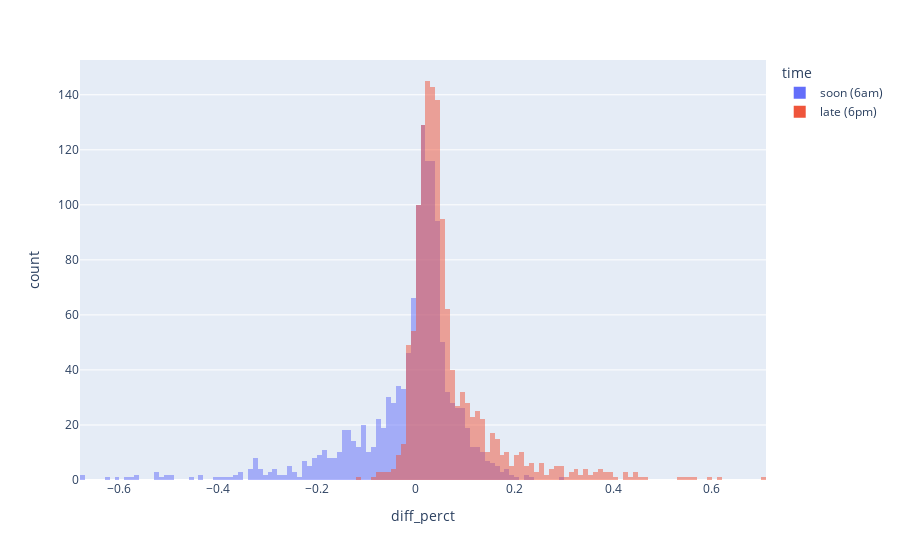

The cell this chart's notebook holds for it:
### Markdown cell above
`6(a|p)m = 12pm * diff_perct`

### Code cell
px.histogram(df_comp_traffic, x='diff_perct', color='time', barmode='overlay', opacity=.5)

### Figure 1 — Plotly figure (JSON) as saved in the notebook; plotly's stock layout.template omitted (floating-point values rounded to 4 significant figures; data arrays with more than 128 entries replaced by an {"elided": "..."} marker saying what was removed)
{"data": [{"alignmentgroup": "True", "bingroup": "x", "hovertemplate": "time=soon (6am)<br>diff_perct=%{x}<br>count=%{y}<extra></extra>", "legendgroup": "soon (6am)", "marker": {"color": "#636efa", "opacity": 0.5, "pattern": {"shape": ""}}, "name": "soon (6am)", "offsetgroup": "soon (6am)", "orientation": "v", "showlegend": true, "type": "histogram", "x": {"elided": "1316 float values"}, "xaxis": "x", "yaxis": "y"}, {"alignmentgroup": "True", "bingroup": "x", "hovertemplate": "time=late (6pm)<br>diff_perct=%{x}<br>count=%{y}<extra></extra>", "legendgroup": "late (6pm)", "marker": {"color": "#EF553B", "opacity": 0.5, "pattern": {"shape": ""}}, "name": "late (6pm)", "offsetgroup": "late (6pm)", "orientation": "v", "showlegend": true, "type": "histogram", "x": {"elided": "1316 float values"}, "xaxis": "x", "yaxis": "y"}], "layout": {"barmode": "overlay", "legend": {"title": {"text": "time"}, "tracegroupgap": 0}, "margin": {"t": 60}, "xaxis": {"anchor": "y", "domain": [0, 1], "title": {"text": "diff_perct"}}, "yaxis": {"anchor": "x", "domain": [0, 1], "title": {"text": "count"}}}}
